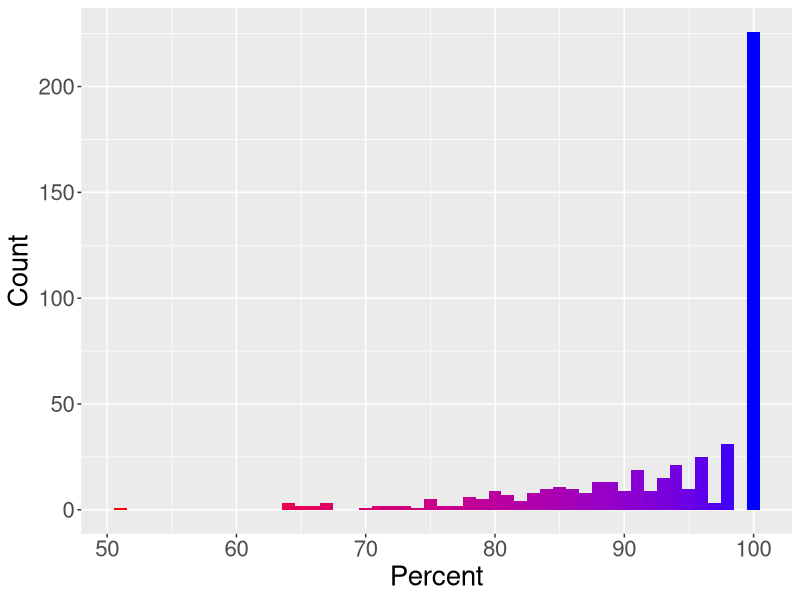
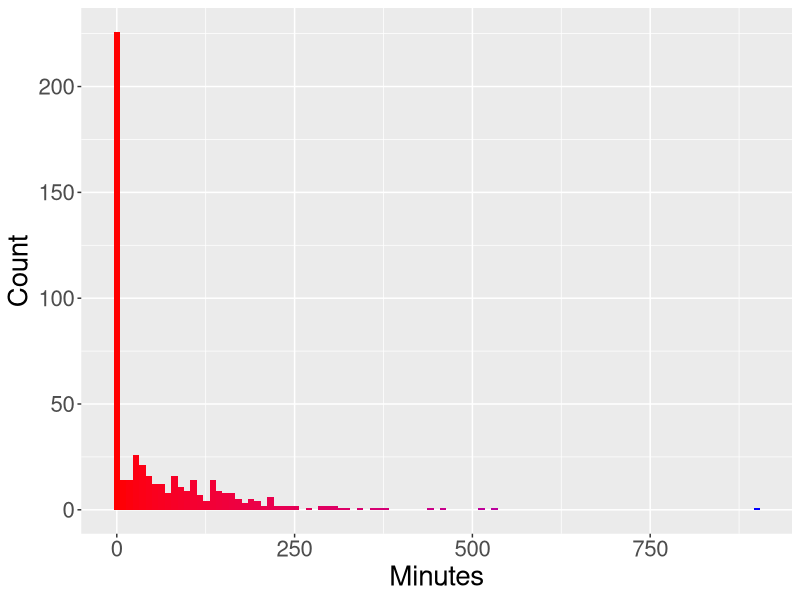
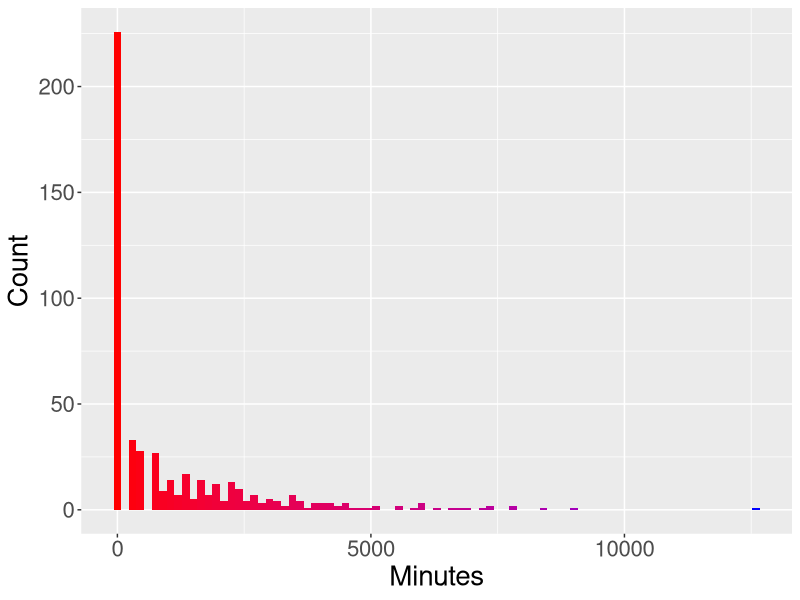
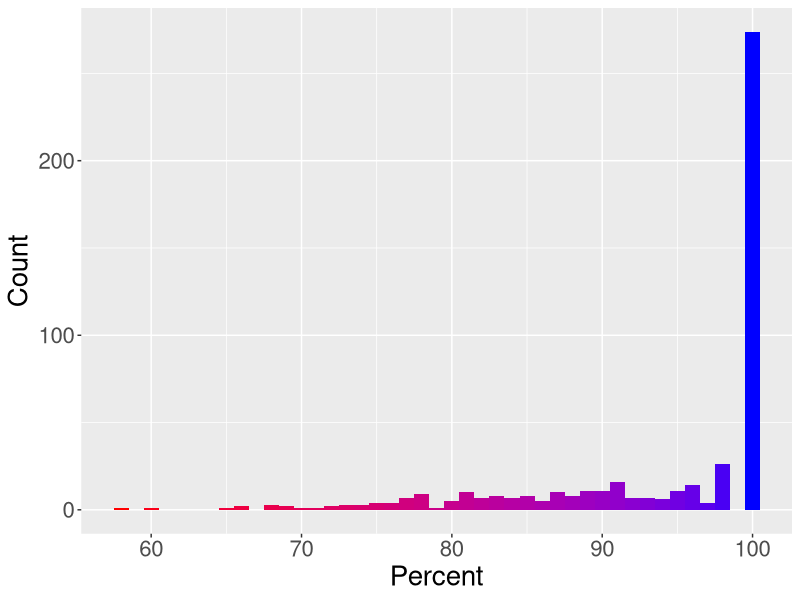
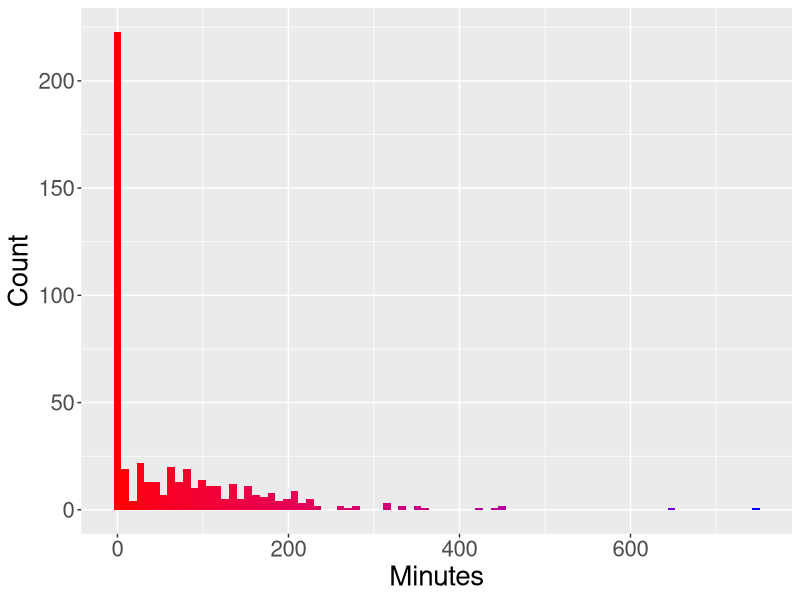
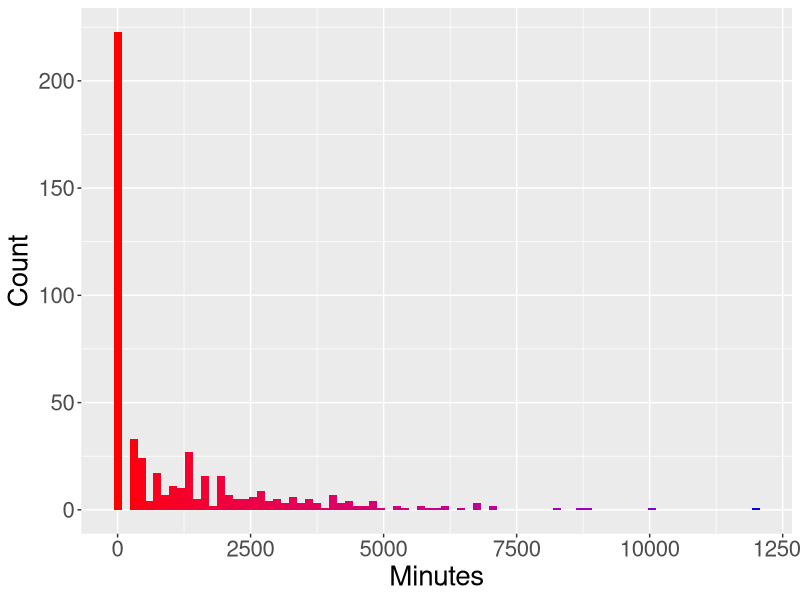
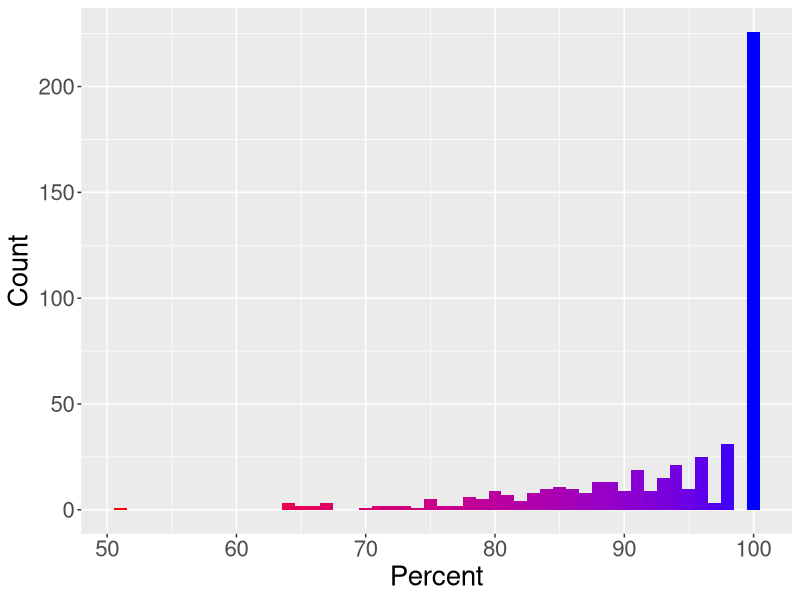
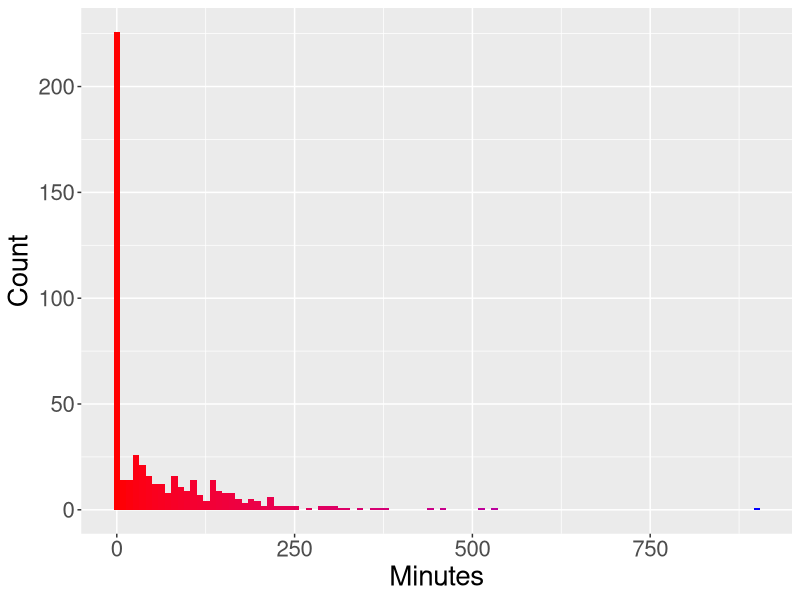

These charts were generated, in order, by the following R code:
library(ggplot2)
library(reshape)
library(dplyr)

# create data
df.0 <- read.csv("Data/Original Model.csv")
df.1 <- read.csv("Data/Send Home.csv")

# make histogram graphs
ggplot(df.0, aes(x=Efficiency, fill = ..x..)) + geom_histogram(binwidth = 1) + scale_fill_gradient(low = "red", high = "blue") +
  labs(x = "Percent", y = "Count") + theme(legend.position = "none", text = element_text(size=20))
ggsave("Images/EfficiencyBase.png")
ggplot(df.0, aes(x=Longest.Wait, fill = ..x..)) + geom_histogram(binwidth = 9) + scale_fill_gradient(low = "red", high = "blue") +
  labs(x = "Minutes", y = "Count") + theme(legend.position = "none", text = element_text(size=20))
ggsave("Images/SPWaitBase.png")
ggplot(df.0, aes(x=Total.Wait, fill = ..x..)) + geom_histogram(binwidth = 150) + scale_fill_gradient(low = "red", high = "blue") +
  labs(x = "Minutes", y = "Count") + theme(legend.position = "none", text = element_text(size=20))
ggsave("Images/LongWaitBase.png")

ggplot(df.1, aes(x=Efficiency, fill = ..x..)) + geom_histogram(binwidth = 1) + scale_fill_gradient(low = "red", high = "blue") +
  labs(x = "Percent", y = "Count") + theme(legend.position = "none", text = element_text(size=20))
ggsave("Images/EfficiencySH.png")
ggplot(df.1, aes(x=Longest.Wait, fill = ..x..)) + geom_histogram(binwidth = 9) + scale_fill_gradient(low = "red", high = "blue") +
  labs(x = "Minutes", y = "Count") + theme(legend.position = "none", text = element_text(size=20))
ggsave("Images/SPWaitSH.png")
ggplot(df.1, aes(x=Total.Wait, fill = ..x..)) + geom_histogram(binwidth = 150) + scale_fill_gradient(low = "red", high = "blue") +
  labs(x = "Minutes", y = "Count") + theme(legend.position = "none", text = element_text(size=20))
ggsave("Images/LongWaitSH.png")
